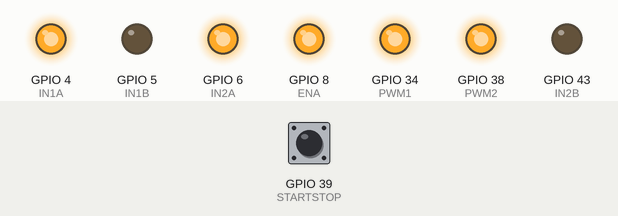
A sketch run on a simulated ESP32. Parts: output pins drawn as LEDs (lit = HIGH). The test bench sets the inputs (shaded band); at power-on: GPIO 39 (STARTSTOP) HIGH.

Above: at 1.2 s.
1.3 s: GPIO 39 (STARTSTOP) pulled LOW for 0.15 s
At 2.6 s:
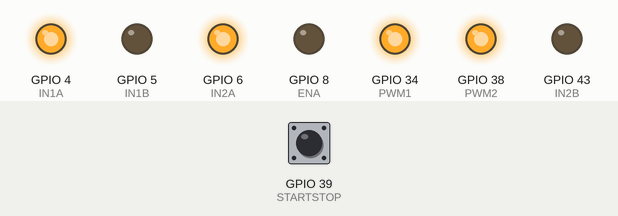
Timing chart, 0 to 4.3 s (numbered marks = the images above; inputs shaded):
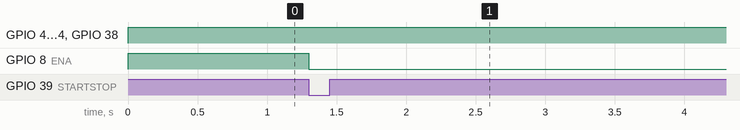

The sketch:

AllForward.ino
```cpp
int IN1A = D3; //M1INA
int IN1B = D4; //M1INB
int ENA = D9;
int PWM1 = A6;
int IN2A = D5;   //M2INA
int IN2B = D6;   //M2INB
int PWM2 = A2;
// SCL = A5 && SDA = A4

int STARTSTOP = A3;
int VSTART = 0;

void setup() {
 Serial.begin(9600);

 pinMode(STARTSTOP,INPUT);
 pinMode(IN1A,OUTPUT);
 pinMode(IN1B,OUTPUT);
 pinMode(ENA,OUTPUT);
 pinMode(PWM1,OUTPUT);
 pinMode(IN2A,OUTPUT);
 pinMode(IN2B,OUTPUT);
 pinMode(PWM2,OUTPUT);

}

void loop() {
    VSTART = digitalRead(STARTSTOP);
    while(VSTART) {
    StartUp();
    Forward(255,255);
    VSTART = digitalRead(STARTSTOP);
    while(VSTART == 0)
    {
      ShutDown();
    }
    }

}

void StartUp ()
{
  digitalWrite(ENA,HIGH);
}

void ShutDown ()
{
  digitalWrite(ENA,LOW);
}

void Forward(int a,int b)
{
digitalWrite(IN1A,HIGH);
digitalWrite(IN1B,LOW);
digitalWrite(PWM1,a);
digitalWrite(IN2A,HIGH);
digitalWrite(IN2B,LOW);
digitalWrite(PWM2,b);
}


void RotateLeft(int a,int b)
{
digitalWrite(IN1A,LOW);
digitalWrite(IN1B,HIGH);
digitalWrite(PWM1,a);
digitalWrite(IN2A,HIGH);
digitalWrite(IN2B,LOW);
digitalWrite(PWM2,b);

}
void RotateRight(int a,int b)
{
digitalWrite(IN1A,HIGH);
digitalWrite(IN1B,LOW);
digitalWrite(PWM1,a);
digitalWrite(IN2A,LOW);
digitalWrite(IN2B,HIGH);
digitalWrite(PWM2,b);
}
```

Measured:
- after the input at 1.3 s, GPIO 8 (ENA): HIGH → LOW at once
